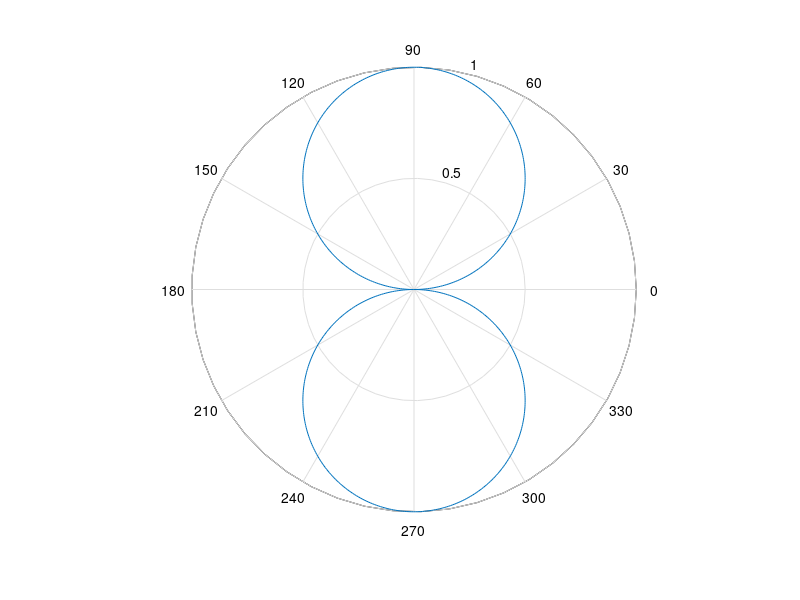

The MATLAB script that drew this image: (Note: this script raises an error after producing the figure.)
f=input('Enter the Frequency...........: ');

%k=w;
w=2*pi*f;
V=input('Enter the Current...........: ');
R=input('Enter the Distance between Tx & Rx ...........: ');
m=[0:0.01:2*pi];
v=V*exp(-1i*w*R)/R;
E=abs(v*sin(m));
H= (abs(v*sin(pi/2)))/377;
figure(1)
g=polar(m,E);
g.LineStyle = "-.";
g.Color = 'magenta';
g.Marker = "square";
g.MarkerSize = 8;
title('...............Folded Dipole Antanna E- plane pattern......................')
figure(2)
p=polar(m,H+zeros(size(m)));
p.LineStyle = ":";
p.Color = "red";
p.Marker = "hexagram";
p.MarkerSize = 8;
title('..................Folded Dipole Antanna H- plane pattern.........................')
